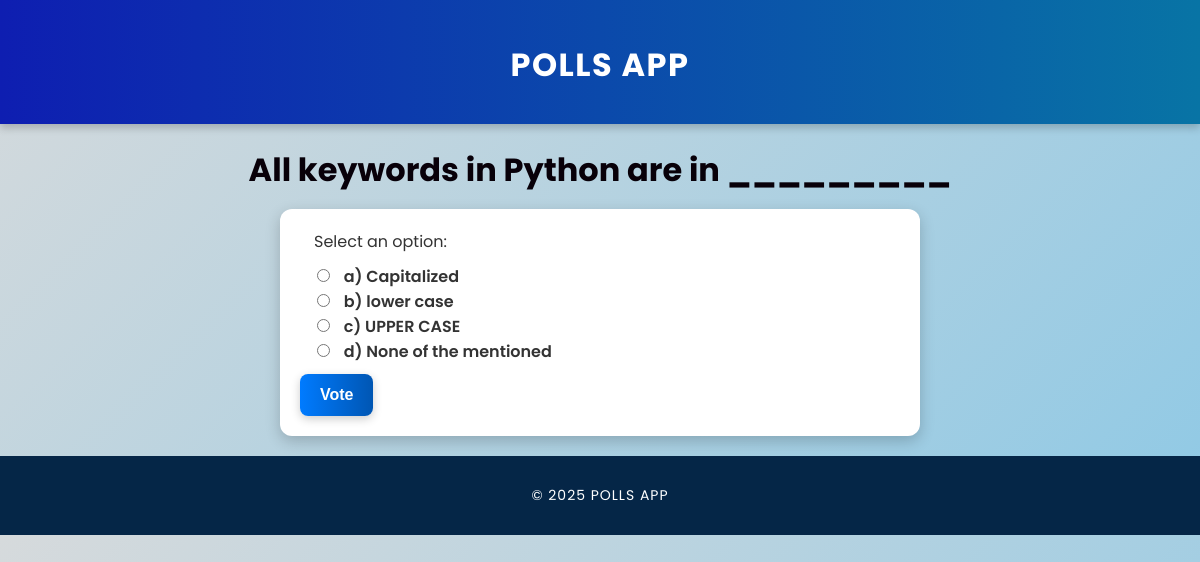
The app's page /polls/8/ with its own data.
### polls/models.py (models this page shows, shortened)
class Question(models.Model):
    question_text = models.CharField(max_length=200)
    pub_date = models.DateTimeField("date published")

class Choice(models.Model):
    question = models.ForeignKey(Question, on_delete=models.CASCADE)
    choice_text = models.CharField(max_length=200)
    votes = models.IntegerField(default=0)

### polls/views.py (the view)
# urls.py: path("<int:question_id>/", views.detail, name="detail"),
def detail(request, question_id):
    question = get_object_or_404(Question, pk=question_id)
    return render(request, "polls/detail.html", {"question": question})

### polls/templates/polls/detail.html (shortened to what this page needs)
{% extends "polls/base.html" %}
{% block content %}
    <h1>{{ question.question_text }}</h1>
    <form action="{% url 'polls:vote' question.id %}" method="post">
        <fieldset>
            <legend>Select an option:</legend>
            {% for choice in question.choice_set.all %}
                <label>
                    <input type="radio" name="choice" value="{{ choice.id }}">
                    {{ choice.choice_text }}
                </label><br>
            {% endfor %}
        </fieldset>
        <button type="submit">Vote</button>
    </form>
{% endblock %}

### polls/static/polls/css/style.css (style rules this page uses)
body { font-family: 'Poppins', sans-serif; background: linear-gradient(135deg, #d6dadc, #8fc9e5); color: #333; margin: 0; padding: 0; text-align: center; }
h1 { color: #080009; font-size: 32px; margin-bottom: 15px; font-weight: 700; }
form { background: white; padding: 20px; border-radius: 12px; box-shadow: 0 5px 15px rgba(0, 0, 0, 0.2); width: 50%; display: inline-block; text-align: left; transition: all 0.3s ease-in-out; }
fieldset { border: none; padding: 10px; }
input[type="radio"] { margin-right: 10px; }
label { font-size: 16px; font-weight: 600; cursor: pointer; }
button, input[type="submit"] { background: linear-gradient(90deg, #007bff, #0056b3); color: white; border: none; padding: 12px 20px; border-radius: 8px; cursor: pointer; font-size: 16px; font-weight: bold; transition: all 0.3s ease-in-out; box-shadow: 0 3px 10px rgba(0, 0, 0, 0.2); }
h1, ul, form, .button { animation: fadeIn 0.6s ease-in-out; }

### records on screen
Question: question_text "All keywords in Python are in _________"
Choice: choice_text "a) Capitalized"
Choice: choice_text "b) lower case"
Choice: choice_text "c) UPPER CASE"
Choice: choice_text "d) None of the mentioned"
